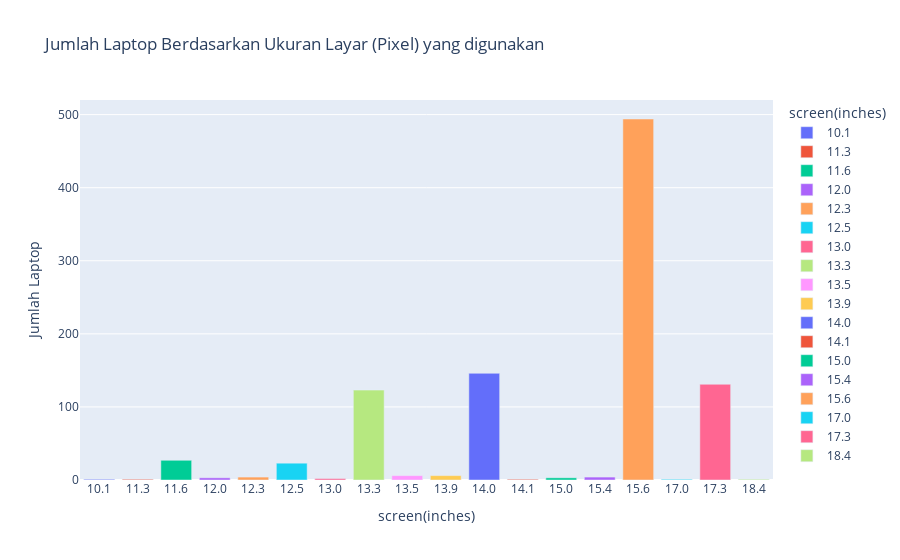

This figure's notebook cell:
### Markdown cell above
**Menggunakan Plotly**

### Code cell
grouped_screen = laptop.groupby('screen(inches)').size().reset_index(name='counts')
grouped_screen['screen(inches)'] = grouped_screen['screen(inches)'].astype(str)

fig = px.bar(grouped_screen, x = 'screen(inches)', y = 'counts', color = 'screen(inches)', labels={'counts': 'Jumlah Laptop'}, title="Jumlah Laptop Berdasarkan Ukuran Layar (Pixel) yang digunakan")

fig.show()

### Figure 1 — Plotly figure (JSON) as saved in the notebook; plotly's stock layout.template omitted (floating-point values rounded to 4 significant figures)
{"data": [{"alignmentgroup": "True", "hovertemplate": "screen(inches)=%{x}<br>Jumlah Laptop=%{y}<extra></extra>", "legendgroup": "10.1", "marker": {"color": "#636efa", "pattern": {"shape": ""}}, "name": "10.1", "offsetgroup": "10.1", "orientation": "v", "showlegend": true, "textposition": "auto", "type": "bar", "x": ["10.1"], "xaxis": "x", "y": [1], "yaxis": "y"}, {"alignmentgroup": "True", "hovertemplate": "screen(inches)=%{x}<br>Jumlah Laptop=%{y}<extra></extra>", "legendgroup": "11.3", "marker": {"color": "#EF553B", "pattern": {"shape": ""}}, "name": "11.3", "offsetgroup": "11.3", "orientation": "v", "showlegend": true, "textposition": "auto", "type": "bar", "x": ["11.3"], "xaxis": "x", "y": [1], "yaxis": "y"}, {"alignmentgroup": "True", "hovertemplate": "screen(inches)=%{x}<br>Jumlah Laptop=%{y}<extra></extra>", "legendgroup": "11.6", "marker": {"color": "#00cc96", "pattern": {"shape": ""}}, "name": "11.6", "offsetgroup": "11.6", "orientation": "v", "showlegend": true, "textposition": "auto", "type": "bar", "x": ["11.6"], "xaxis": "x", "y": [27], "yaxis": "y"}, {"alignmentgroup": "True", "hovertemplate": "screen(inches)=%{x}<br>Jumlah Laptop=%{y}<extra></extra>", "legendgroup": "12.0", "marker": {"color": "#ab63fa", "pattern": {"shape": ""}}, "name": "12.0", "offsetgroup": "12.0", "orientation": "v", "showlegend": true, "textposition": "auto", "type": "bar", "x": ["12.0"], "xaxis": "x", "y": [3], "yaxis": "y"}, {"alignmentgroup": "True", "hovertemplate": "screen(inches)=%{x}<br>Jumlah Laptop=%{y}<extra></extra>", "legendgroup": "12.3", "marker": {"color": "#FFA15A", "pattern": {"shape": ""}}, "name": "12.3", "offsetgroup": "12.3", "orientation": "v", "showlegend": true, "textposition": "auto", "type": "bar", "x": ["12.3"], "xaxis": "x", "y": [4], "yaxis": "y"}, {"alignmentgroup": "True", "hovertemplate": "screen(inches)=%{x}<br>Jumlah Laptop=%{y}<extra></extra>", "legendgroup": "12.5", "marker": {"color": "#19d3f3", "pattern": {"shape": ""}}, "name": "12.5", "offsetgroup": "12.5", "orientation": "v", "showlegend": true, "textposition": "auto", "type": "bar", "x": ["12.5"], "xaxis": "x", "y": [23], "yaxis": "y"}, {"alignmentgroup": "True", "hovertemplate": "screen(inches)=%{x}<br>Jumlah Laptop=%{y}<extra></extra>", "legendgroup": "13.0", "marker": {"color": "#FF6692", "pattern": {"shape": ""}}, "name": "13.0", "offsetgroup": "13.0", "orientation": "v", "showlegend": true, "textposition": "auto", "type": "bar", "x": ["13.0"], "xaxis": "x", "y": [2], "yaxis": "y"}, {"alignmentgroup": "True", "hovertemplate": "screen(inches)=%{x}<br>Jumlah Laptop=%{y}<extra></extra>", "legendgroup": "13.3", "marker": {"color": "#B6E880", "pattern": {"shape": ""}}, "name": "13.3", "offsetgroup": "13.3", "orientation": "v", "showlegend": true, "textposition": "auto", "type": "bar", "x": ["13.3"], "xaxis": "x", "y": [123], "yaxis": "y"}, {"alignmentgroup": "True", "hovertemplate": "screen(inches)=%{x}<br>Jumlah Laptop=%{y}<extra></extra>", "legendgroup": "13.5", "marker": {"color": "#FF97FF", "pattern": {"shape": ""}}, "name": "13.5", "offsetgroup": "13.5", "orientation": "v", "showlegend": true, "textposition": "auto", "type": "bar", "x": ["13.5"], "xaxis": "x", "y": [6], "yaxis": "y"}, {"alignmentgroup": "True", "hovertemplate": "screen(inches)=%{x}<br>Jumlah Laptop=%{y}<extra></extra>", "legendgroup": "13.9", "marker": {"color": "#FECB52", "pattern": {"shape": ""}}, "name": "13.9", "offsetgroup": "13.9", "orientation": "v", "showlegend": true, "textposition": "auto", "type": "bar", "x": ["13.9"], "xaxis": "x", "y": [6], "yaxis": "y"}, {"alignmentgroup": "True", "hovertemplate": "screen(inches)=%{x}<br>Jumlah Laptop=%{y}<extra></extra>", "legendgroup": "14.0", "marker": {"color": "#636efa", "pattern": {"shape": ""}}, "name": "14.0", "offsetgroup": "14.0", "orientation": "v", "showlegend": true, "textposition": "auto", "type": "bar", "x": ["14.0"], "xaxis": "x", "y": [146], "yaxis": "y"}, {"alignmentgroup": "True", "hovertemplate": "screen(inches)=%{x}<br>Jumlah Laptop=%{y}<extra></extra>", "legendgroup": "14.1", "marker": {"color": "#EF553B", "pattern": {"shape": ""}}, "name": "14.1", "offsetgroup": "14.1", "orientation": "v", "showlegend": true, "textposition": "auto", "type": "bar", "x": ["14.1"], "xaxis": "x", "y": [1], "yaxis": "y"}, {"alignmentgroup": "True", "hovertemplate": "screen(inches)=%{x}<br>Jumlah Laptop=%{y}<extra></extra>", "legendgroup": "15.0", "marker": {"color": "#00cc96", "pattern": {"shape": ""}}, "name": "15.0", "offsetgroup": "15.0", "orientation": "v", "showlegend": true, "textposition": "auto", "type": "bar", "x": ["15.0"], "xaxis": "x", "y": [3], "yaxis": "y"}, {"alignmentgroup": "True", "hovertemplate": "screen(inches)=%{x}<br>Jumlah Laptop=%{y}<extra></extra>", "legendgroup": "15.4", "marker": {"color": "#ab63fa", "pattern": {"shape": ""}}, "name": "15.4", "offsetgroup": "15.4", "orientation": "v", "showlegend": true, "textposition": "auto", "type": "bar", "x": ["15.4"], "xaxis": "x", "y": [4], "yaxis": "y"}, {"alignmentgroup": "True", "hovertemplate": "screen(inches)=%{x}<br>Jumlah Laptop=%{y}<extra></extra>", "legendgroup": "15.6", "marker": {"color": "#FFA15A", "pattern": {"shape": ""}}, "name": "15.6", "offsetgroup": "15.6", "orientation": "v", "showlegend": true, "textposition": "auto", "type": "bar", "x": ["15.6"], "xaxis": "x", "y": [494], "yaxis": "y"}, {"alignmentgroup": "True", "hovertemplate": "screen(inches)=%{x}<br>Jumlah Laptop=%{y}<extra></extra>", "legendgroup": "17.0", "marker": {"color": "#19d3f3", "pattern": {"shape": ""}}, "name": "17.0", "offsetgroup": "17.0", "orientation": "v", "showlegend": true, "textposition": "auto", "type": "bar", "x": ["17.0"], "xaxis": "x", "y": [1], "yaxis": "y"}, {"alignmentgroup": "True", "hovertemplate": "screen(inches)=%{x}<br>Jumlah Laptop=%{y}<extra></extra>", "legendgroup": "17.3", "marker": {"color": "#FF6692", "pattern": {"shape": ""}}, "name": "17.3", "offsetgroup": "17.3", "orientation": "v", "showlegend": true, "textposition": "auto", "type": "bar", "x": ["17.3"], "xaxis": "x", "y": [131], "yaxis": "y"}, {"alignmentgroup": "True", "hovertemplate": "screen(inches)=%{x}<br>Jumlah Laptop=%{y}<extra></extra>", "legendgroup": "18.4", "marker": {"color": "#B6E880", "pattern": {"shape": ""}}, "name": "18.4", "offsetgroup": "18.4", "orientation": "v", "showlegend": true, "textposition": "auto", "type": "bar", "x": ["18.4"], "xaxis": "x", "y": [1], "yaxis": "y"}], "layout": {"barmode": "relative", "legend": {"title": {"text": "screen(inches)"}, "tracegroupgap": 0}, "title": {"text": "Jumlah Laptop Berdasarkan Ukuran Layar (Pixel) yang digunakan"}, "xaxis": {"anchor": "y", "categoryarray": ["10.1", "11.3", "11.6", "12.0", "12.3", "12.5", "13.0", "13.3", "13.5", "13.9", "14.0", "14.1", "15.0", "15.4", "15.6", "17.0", "17.3", "18.4"], "categoryorder": "array", "domain": [0, 1], "title": {"text": "screen(inches)"}}, "yaxis": {"anchor": "x", "domain": [0, 1], "title": {"text": "Jumlah Laptop"}}}}
